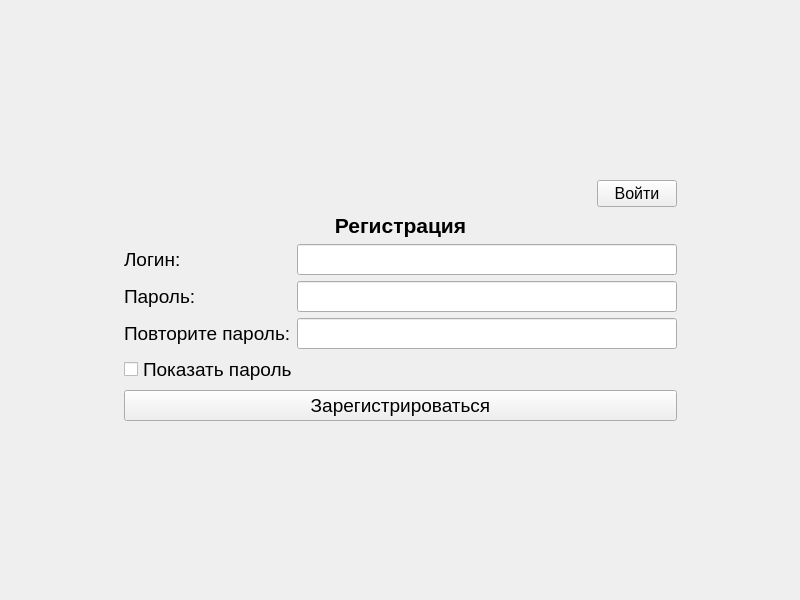
<?xml version="1.0" encoding="UTF-8"?>
<ui version="4.0">
 <class>MainWindow</class>
 <widget class="QMainWindow" name="MainWindow">
  <property name="geometry">
   <rect>
    <x>0</x>
    <y>0</y>
    <width>800</width>
    <height>600</height>
   </rect>
  </property>
  <property name="minimumSize">
   <size>
    <width>800</width>
    <height>600</height>
   </size>
  </property>
  <property name="windowTitle">
   <string>MainWindow</string>
  </property>
  <widget class="QWidget" name="centralwidget">
   <layout class="QGridLayout" name="gridLayout_2">
    <item row="2" column="1">
     <spacer name="verticalSpacer_2">
      <property name="orientation">
       <enum>Qt::Vertical</enum>
      </property>
      <property name="sizeHint" stdset="0">
       <size>
        <width>20</width>
        <height>40</height>
       </size>
      </property>
     </spacer>
    </item>
    <item row="1" column="1">
     <layout class="QVBoxLayout" name="verticalLayout">
      <property name="sizeConstraint">
       <enum>QLayout::SetMaximumSize</enum>
      </property>
      <item alignment="Qt::AlignRight">
       <widget class="QPushButton" name="loginButton">
        <property name="maximumSize">
         <size>
          <width>16777215</width>
          <height>16777215</height>
         </size>
        </property>
        <property name="font">
         <font>
          <pointsize>12</pointsize>
          <weight>50</weight>
          <bold>false</bold>
         </font>
        </property>
        <property name="text">
         <string>Войти</string>
        </property>
       </widget>
      </item>
      <item>
       <widget class="QLabel" name="titleLabel">
        <property name="font">
         <font>
          <pointsize>16</pointsize>
          <weight>75</weight>
          <bold>true</bold>
         </font>
        </property>
        <property name="text">
         <string>Регистрация</string>
        </property>
        <property name="alignment">
         <set>Qt::AlignCenter</set>
        </property>
       </widget>
      </item>
      <item>
       <layout class="QHBoxLayout" name="horizontalLayout">
        <property name="spacing">
         <number>18</number>
        </property>
        <item>
         <widget class="QLabel" name="usernameLabel">
          <property name="font">
           <font>
            <pointsize>14</pointsize>
           </font>
          </property>
          <property name="text">
           <string>Логин:</string>
          </property>
         </widget>
        </item>
        <item alignment="Qt::AlignRight">
         <widget class="QLineEdit" name="usernameEdit">
          <property name="minimumSize">
           <size>
            <width>380</width>
            <height>0</height>
           </size>
          </property>
          <property name="maximumSize">
           <size>
            <width>16777215</width>
            <height>16777215</height>
           </size>
          </property>
          <property name="font">
           <font>
            <pointsize>14</pointsize>
           </font>
          </property>
         </widget>
        </item>
       </layout>
      </item>
      <item>
       <layout class="QHBoxLayout" name="horizontalLayout_2">
        <item>
         <widget class="QLabel" name="passwordLabel">
          <property name="font">
           <font>
            <pointsize>14</pointsize>
           </font>
          </property>
          <property name="text">
           <string>Пароль:</string>
          </property>
         </widget>
        </item>
        <item alignment="Qt::AlignRight">
         <widget class="QLineEdit" name="passwordEdit">
          <property name="minimumSize">
           <size>
            <width>380</width>
            <height>0</height>
           </size>
          </property>
          <property name="font">
           <font>
            <pointsize>14</pointsize>
           </font>
          </property>
          <property name="echoMode">
           <enum>QLineEdit::Password</enum>
          </property>
         </widget>
        </item>
       </layout>
      </item>
      <item>
       <layout class="QHBoxLayout" name="horizontalLayout_3">
        <item>
         <widget class="QLabel" name="label">
          <property name="font">
           <font>
            <pointsize>14</pointsize>
           </font>
          </property>
          <property name="text">
           <string>Повторите пароль:</string>
          </property>
         </widget>
        </item>
        <item alignment="Qt::AlignRight">
         <widget class="QLineEdit" name="repeatPasswordLineEdit">
          <property name="minimumSize">
           <size>
            <width>380</width>
            <height>0</height>
           </size>
          </property>
          <property name="font">
           <font>
            <pointsize>14</pointsize>
           </font>
          </property>
          <property name="echoMode">
           <enum>QLineEdit::Password</enum>
          </property>
         </widget>
        </item>
       </layout>
      </item>
      <item>
       <widget class="QCheckBox" name="showPasswordCheckBox">
        <property name="font">
         <font>
          <pointsize>14</pointsize>
         </font>
        </property>
        <property name="text">
         <string>Показать пароль</string>
        </property>
       </widget>
      </item>
      <item>
       <widget class="QPushButton" name="registerButton">
        <property name="font">
         <font>
          <pointsize>14</pointsize>
          <weight>50</weight>
          <bold>false</bold>
         </font>
        </property>
        <property name="text">
         <string>Зарегистрироваться</string>
        </property>
       </widget>
      </item>
     </layout>
    </item>
    <item row="0" column="1">
     <spacer name="verticalSpacer">
      <property name="orientation">
       <enum>Qt::Vertical</enum>
      </property>
      <property name="sizeHint" stdset="0">
       <size>
        <width>20</width>
        <height>40</height>
       </size>
      </property>
     </spacer>
    </item>
    <item row="1" column="0">
     <spacer name="horizontalSpacer">
      <property name="orientation">
       <enum>Qt::Horizontal</enum>
      </property>
      <property name="sizeType">
       <enum>QSizePolicy::Expanding</enum>
      </property>
      <property name="sizeHint" stdset="0">
       <size>
        <width>100</width>
        <height>20</height>
       </size>
      </property>
     </spacer>
    </item>
    <item row="1" column="2">
     <spacer name="horizontalSpacer_2">
      <property name="orientation">
       <enum>Qt::Horizontal</enum>
      </property>
      <property name="sizeType">
       <enum>QSizePolicy::Expanding</enum>
      </property>
      <property name="sizeHint" stdset="0">
       <size>
        <width>100</width>
        <height>20</height>
       </size>
      </property>
     </spacer>
    </item>
   </layout>
  </widget>
 </widget>
 <resources/>
 <connections/>
</ui>
